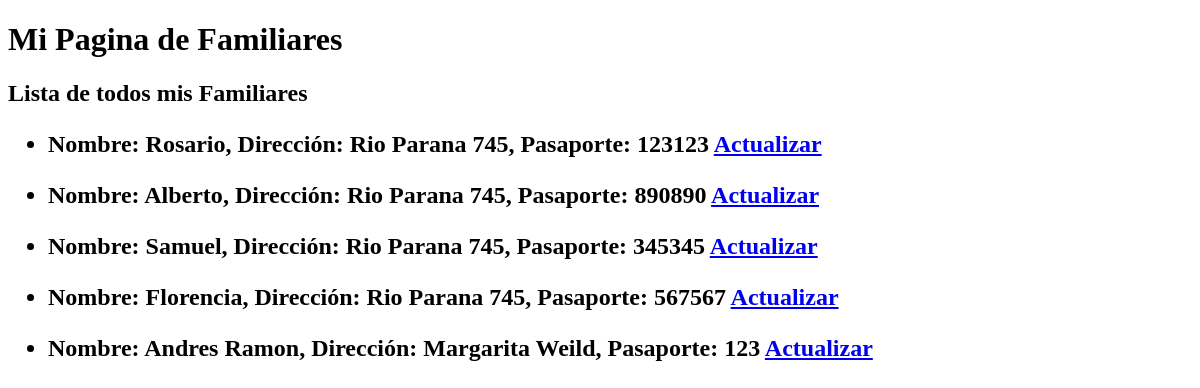
The app's page /mi-familia/, older data.
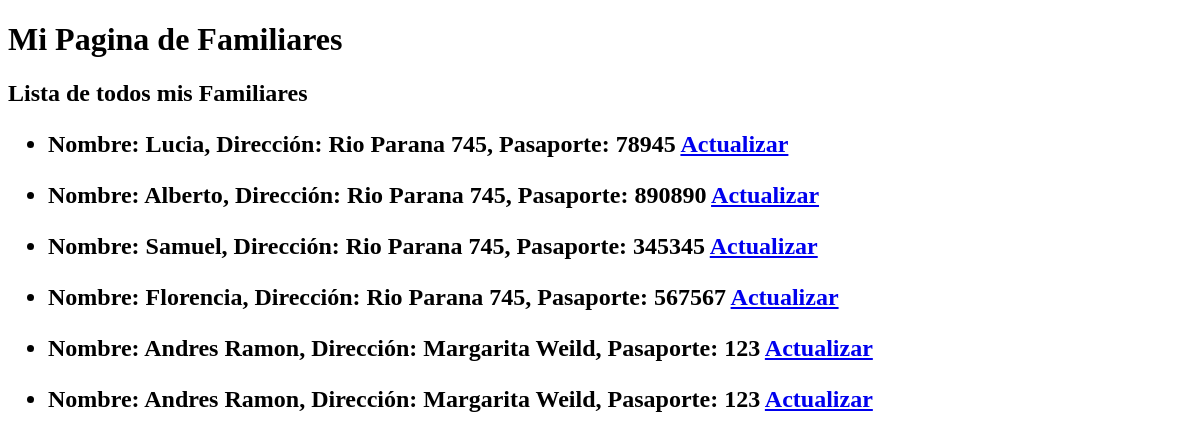
The same page, newer data.
### ejemplo/models.py (models this page shows, shortened)
class Familiar(models.Model):
    nombre = models.CharField(max_length=100)
    direccion = models.CharField(max_length=200)
    numero_pasaporte = models.IntegerField()

### ejemplo/views.py (the view)
# urls.py: path('mi-familia/', monstrar_familiares), # nueva vista
def monstrar_familiares(request):
  lista_familiares = Familiar.objects.all()
  return render(request, "ejemplo/familiares.html", {"lista_familiares": lista_familiares})

### ejemplo/templates/ejemplo/familiares.html
{% extends 'ejemplo/base.html' %}
{% block contenido %}
{% for familiar in lista_familiares %}
<ul>
    <li> Nombre: {{familiar.nombre}}, Dirección: {{familiar.direccion}}, Pasaporte: {{familiar.numero_pasaporte}}
        <a href='actualizar/{{ familiar.id }}'>Actualizar</a>
    </li>
</ul>
{% endfor %}
{%endblock %}
{% block titulo%}
Lista de todos mis Familiares
{% endblock %}

Row changes from the older to the newer data that the page shows:
changed Familiar: nombre "Rosario" → "Lucia"; numero_pasaporte "123123" → "78945"
added Familiar: nombre "Andres Ramon", direccion "Margarita Weild", numero_pasaporte "123"
